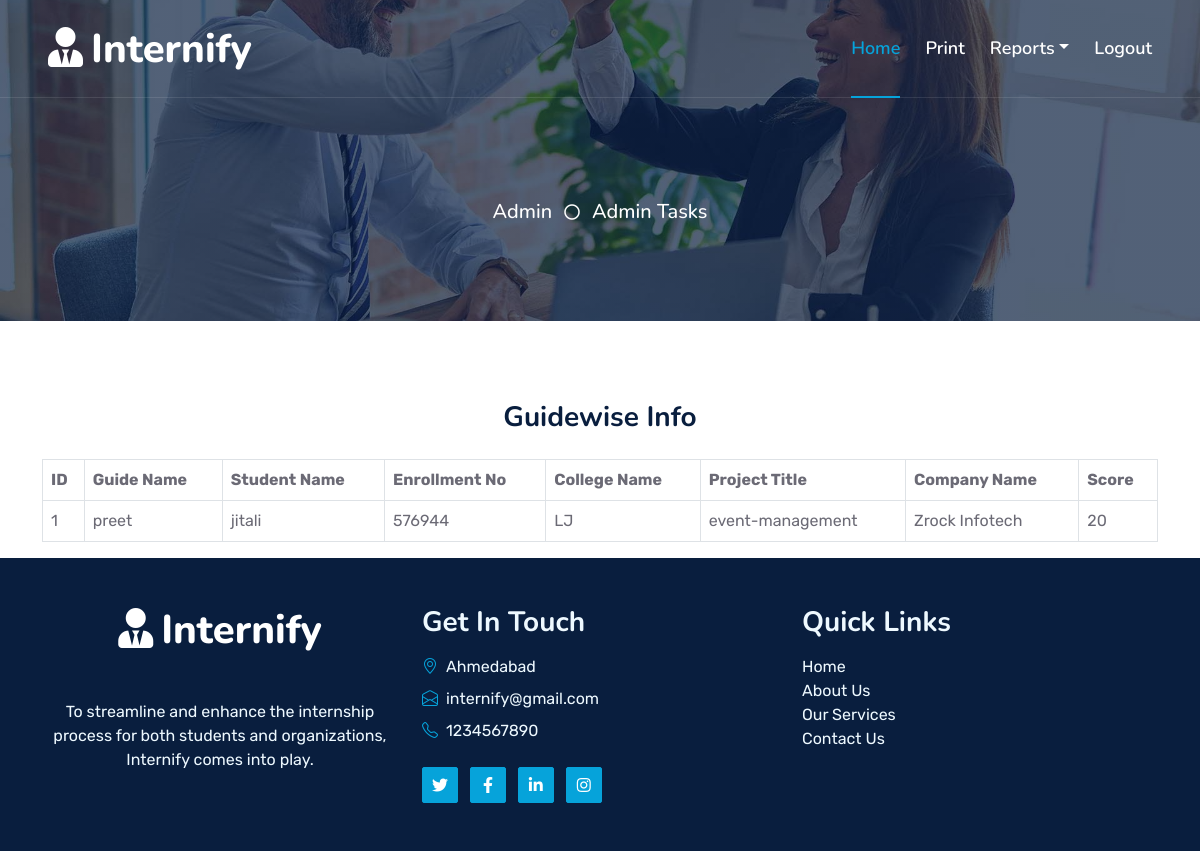
The app's page /admin_view_facultywise_score.php with its own data.
### tables this page shows
CREATE TABLE `assigned_guide_info` (
  `aid` int(10) NOT NULL,
  `erno` int(10) NOT NULL,
  `snm` varchar(50) NOT NULL,
  `prj_title` varchar(25) NOT NULL,
  `comp_name` varchar(25) NOT NULL,
  `gnm` varchar(25) NOT NULL
);

CREATE TABLE `student_regis` (
  `sid` int(10) NOT NULL,
  `profile` blob NOT NULL,
  `name` varchar(25) NOT NULL,
  `surname` varchar(25) NOT NULL,
  `gender` varchar(10) NOT NULL,
  `dob` date NOT NULL,
  `clg` varchar(25) NOT NULL,
  `erno` int(15) NOT NULL,
  `dept` varchar(25) NOT NULL,
  `email` varchar(100) NOT NULL,
  `pwd` int(10) NOT NULL,
  `mno` int(10) NOT NULL
);

CREATE TABLE `score_info` (
  `scid` int(10) NOT NULL,
  `sid` int(10) NOT NULL,
  `fid` int(10) NOT NULL,
  `erno` int(10) NOT NULL,
  `score` int(10) NOT NULL
);

### admin_view_facultywise_score.php (the view)
<?php
include("admin_report_header.php");
include("conn.php");
?>
<div class="container">
    <h3 class="text-center mb-4">Guidewise Info</h3>
    <?php
    $res4 = mysqli_query($conn, "SELECT ag.*, sr.clg, si.score FROM assigned_guide_info AS ag INNER JOIN student_regis AS sr ON ag.erno = sr.erno LEFT JOIN score_info AS si ON sr.erno = si.erno");
    if (mysqli_num_rows($res4) > 0) {
        ?>
        <div class="table-responsive">
            <table class="table table-bordered table-hover">
                <thead class="thead-dark">
                    <tr>
                        <th>ID</th>
                        <th>Guide Name</th>
                        <th>Student Name</th>
                        <th>Enrollment No</th>
                        <th>College Name</th>
                        <th>Project Title</th>
                        <th>Company Name</th>
                        <th>Score</th>
                    </tr>
                </thead>
                <tbody>
                    <?php
                    while ($r4 = mysqli_fetch_array($res4)) {
                        echo "<tr>";
                        echo "<td>" . $r4[0] . "</td>";
                        echo "<td>" . $r4[5] . "</td>";
                        echo "<td>" . $r4[2] . "</td>";
                        echo "<td>" . $r4[1] . "</td>";
                        echo "<td>" . $r4['clg'] . "</td>";
                        echo "<td>" . $r4[3] . "</td>";
                        echo "<td>" . $r4[4] . "</td>";
                        echo "<td>" . $r4['score'] . "</td>";
                        echo "</tr>";
                    }
                    ?>
                </tbody>
            </table>
        </div>
        <?php
    } else {
        echo "<div class='alert alert-info' role='alert'>No Data Found</div>";
    }
    ?>
</div>
<?php
include("footer.php");
?>

### css/style.css (style rules this page uses)
:root { --primary: #06A3DA; --secondary: #34AD54; --light: #EEF9FF; --dark: #091E3E; }
h3, h4, .fw-semi-bold { font-weight: 700 !important; }

### records on screen
assigned_guide_info: aid "1", gnm "preet", snm "jitali", erno "576944", student_regis.clg "LJ", prj_title "event-management", comp_name "Zrock Infotech", score_info.score "20"
